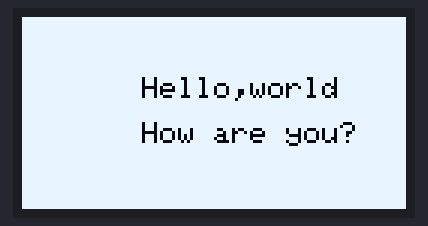
A program run on a simulated Raspberry Pi Pico running CircuitPython. On the bench: 128×64 one-colour display.

Above: at 0.2 s.
At 18.1 s:
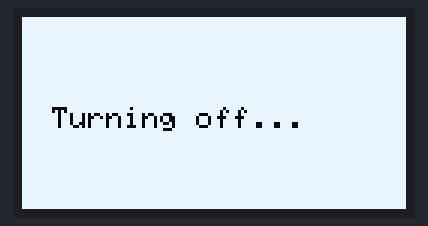
At 20.2 s:
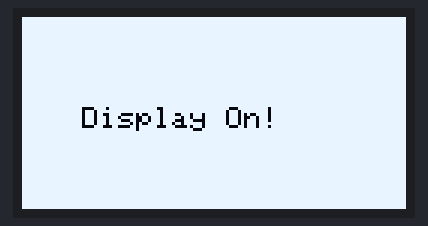
At 22.2 s:
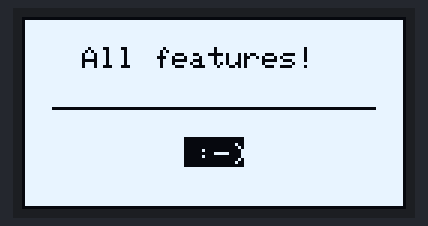
At 28.5 s:
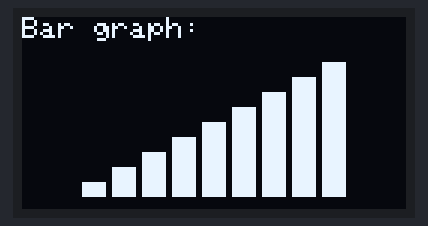
At 32.6 s:
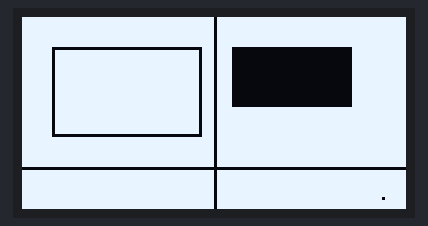

Measured:
- what the display in image 0 shows lasts 2.0 s, from 0.1 s to 2.1 s
- what the display in image 1 shows lasts 1.0 s, from 18.1 s to 19.1 s
- what the display in image 5 shows lasts 2.0 s, from 32.6 s to 34.6 s

The program:

15.oledDisplay.py
```python
import board
import busio
import time
import adafruit_ssd1306

i2c = busio.I2C(board.GP5, board.GP4)
oled = adafruit_ssd1306.SSD1306_I2C(128, 64, i2c)

while True:
    oled.fill(0)
    oled.invert(True)
    oled.text("Hello,world", 40, 20, 1)
    oled.text("How are you?", 40, 35, 1)
    oled.show()
    time.sleep(2)

    oled.fill(0)
    oled.rect(10, 10, 50, 30, 1)
    oled.fill_rect(70, 10, 40, 20, 1)
    oled.hline(0, 50, 128, 1)
    oled.vline(64, 0, 64, 1)
    oled.pixel(120, 60, 1)
    oled.show()
    time.sleep(2)

    oled.fill(0)
    message = "Scrolling Text Demo"
    for x in range(128, -len(message)*8, -2):
        oled.fill(0)
        oled.text(message, x, 30, 1)
        oled.show()
        time.sleep(0.03)

    oled.fill(0)
    for x in range(0, 128, 4):
        oled.fill(0)
        oled.pixel(x, 32, 1)
        oled.show()
        time.sleep(0.05)

    oled.fill(0)
    oled.text("Turning off...", 10, 30, 1)
    oled.show()
    time.sleep(1)
    oled.poweroff()
    time.sleep(1)
    oled.poweron()
    oled.fill(0)
    oled.text("Display On!", 20, 30, 1)
    oled.show()
    time.sleep(2)

    oled.fill(0)
    oled.rect(0, 0, 128, 64, 1)
    oled.text("All features!", 20, 10, 1)
    oled.hline(10, 30, 108, 1)
    oled.fill_rect(54, 40, 20, 10, 1)
    oled.text(":-)", 58, 42, 0)
    oled.show()
    time.sleep(2)

    oled.fill(0)
    oled.invert(False)
    oled.text("Normal mode", 20, 50, 1)
    oled.show()
    time.sleep(1)
    oled.invert(True)
    oled.fill(0)
    oled.text("Inverted mode", 20, 50, 1)
    oled.show()
    time.sleep(1)
    oled.invert(False)

    oled.fill(0)
    oled.text("Partial clear below", 10, 10, 1)
    oled.fill_rect(20, 20, 40, 20, 1)
    oled.show()
    time.sleep(1)
    oled.fill_rect(20, 20, 40, 20, 0)
    oled.show()
    time.sleep(1)

    oled.fill(0)
    oled.text("Bar graph:", 0, 0, 1)
    for i in range(0, 100, 10):
        oled.fill_rect(10 + i, 60 - i//2, 8, i//2, 1)
    oled.show()
    time.sleep(2)
```
